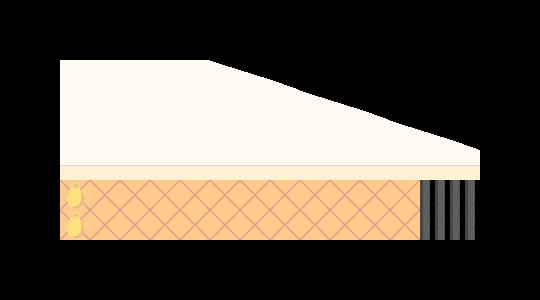

The image is a tile-based game level rendered from a .tmx file. Its description and complete source (layers, tilesets, objects, tile grids) follow:
An orthogonal 18x10 tile map with 30x30 px tiles, 3 tile layers (Camada de Tiles 1, Camada de Tiles 2, Camada de Tiles 3), 7 tilesets and 3 objects (2x 1, 0).

<map version="1.2" tiledversion="1.3.0" orientation="orthogonal" renderorder="left-up" compressionlevel="0" width="18" height="10" tilewidth="30" tileheight="30" infinite="0" nextlayerid="12" nextobjectid="38">
 <properties>
  <property name="CITY" type="int" value="9" />
  <property name="INTERIOR" value="1" />
  <property name="SIGNAL" type="int" value="3" />
 </properties>
 <tileset firstgid="1" source="../Tiles/Files/nature.tsx" />
 <tileset firstgid="50" source="../Tiles/Files/streets.tsx" />
 <tileset firstgid="141" name="buildings" tilewidth="30" tileheight="30" tilecount="48" columns="6">
  <image source="../Tiles/buildings.png" width="180" height="240" />
  <tile id="0">
   <properties>
    <property name="TYPE" value="wall" />
   </properties>
  </tile>
  <tile id="1">
   <properties>
    <property name="TYPE" value="wall" />
   </properties>
  </tile>
  <tile id="2">
   <properties>
    <property name="TYPE" value="wall" />
   </properties>
  </tile>
  <tile id="3">
   <properties>
    <property name="TYPE" value="wall" />
   </properties>
  </tile>
  <tile id="6">
   <properties>
    <property name="TYPE" value="wall" />
   </properties>
  </tile>
  <tile id="7">
   <properties>
    <property name="TYPE" value="wall" />
   </properties>
  </tile>
  <tile id="8">
   <properties>
    <property name="TYPE" value="wall" />
   </properties>
  </tile>
  <tile id="9">
   <properties>
    <property name="TYPE" value="wall" />
   </properties>
  </tile>
  <tile id="10">
   <properties>
    <property name="TYPE" value="wall" />
   </properties>
  </tile>
  <tile id="18">
   <properties>
    <property name="TYPE" value="wall" />
   </properties>
  </tile>
  <tile id="19">
   <properties>
    <property name="TYPE" value="wall" />
   </properties>
  </tile>
  <tile id="24">
   <properties>
    <property name="TYPE" value="wall" />
   </properties>
  </tile>
  <tile id="25">
   <properties>
    <property name="TYPE" value="wall" />
   </properties>
  </tile>
 </tileset>
 <tileset firstgid="189" source="../Tiles/Files/shop.tsx" />
 <tileset firstgid="245" source="../Tiles/Files/interior.tsx" />
 <tileset firstgid="317" source="../Tiles/Files/carpets.tsx" />
 <tileset firstgid="407" source="../Tiles/Files/furniture.tsx" />
 <layer id="1" name="Camada de Tiles 1" width="18" height="10">
  <data encoding="csv">
0,0,0,0,0,0,0,0,0,0,0,0,0,0,0,0,0,0,
0,0,0,0,0,0,0,0,0,0,0,0,0,0,0,0,0,0,
0,0,254,254,254,254,254,254,254,254,0,0,0,0,0,0,0,0,
0,0,254,254,254,254,254,254,254,254,254,254,254,0,0,0,0,0,
0,0,254,254,254,254,254,254,254,254,254,254,254,254,254,254,0,0,
0,0,278,278,278,278,278,278,278,278,278,278,278,278,278,278,0,0,
0,0,289,289,289,289,289,289,289,289,289,289,289,289,273,273,0,0,
0,0,289,289,289,289,289,289,289,289,289,289,289,289,273,273,0,0,
0,0,0,0,0,0,0,0,0,0,0,0,0,0,0,0,0,0,
0,0,0,0,0,0,0,0,0,0,0,0,0,0,0,0,0,0
</data>
 </layer>
 <layer id="3" name="Camada de Tiles 2" width="18" height="10">
  <data encoding="csv">
0,0,0,0,0,0,0,0,0,0,0,0,0,0,0,0,0,0,
0,0,0,0,0,0,0,0,0,0,0,0,0,0,0,0,0,0,
0,0,0,0,0,0,0,301,302,303,0,0,0,0,0,0,0,0,
0,0,0,0,0,0,0,0,0,0,301,302,303,0,0,0,0,0,
0,0,0,0,0,0,0,0,0,0,0,0,0,301,302,303,0,0,
0,0,0,0,0,0,0,0,0,0,0,0,0,0,0,0,0,0,
0,0,411,0,0,0,0,0,0,0,0,0,0,0,0,0,0,0,
0,0,411,0,0,0,0,0,0,0,0,0,0,0,0,0,0,0,
0,0,0,0,0,0,0,0,0,0,0,0,0,0,0,0,0,0,
0,0,0,0,0,0,0,0,0,0,0,0,0,0,0,0,0,0
</data>
 </layer>
 <layer id="5" name="Camada de Tiles 3" width="18" height="10">
  <data encoding="csv">
0,0,0,0,0,0,0,0,0,0,0,0,0,0,0,0,0,0,
0,0,0,0,0,0,0,0,0,0,0,0,0,0,0,0,0,0,
0,0,0,0,0,0,0,0,0,0,0,0,0,0,0,0,0,0,
0,0,0,0,0,0,0,0,0,0,0,0,0,0,0,0,0,0,
0,0,0,0,0,0,0,0,0,0,0,0,0,0,0,0,0,0,
0,0,0,0,0,0,0,0,0,0,0,0,0,0,0,0,0,0,
0,0,0,0,0,0,0,0,0,0,0,0,0,0,0,0,0,0,
0,0,0,0,0,0,0,0,0,0,0,0,0,0,0,0,0,0,
0,0,0,0,0,0,0,0,0,0,0,0,0,0,0,0,0,0,
0,0,0,0,0,0,0,0,0,0,0,0,0,0,0,0,0,0
</data>
 </layer>
 <objectgroup id="11" name="SIGNS" />
 <objectgroup id="10" name="PORTAL">
  <object id="34" name="portal_2" type="1" x="110" y="140" width="24" height="40">
   <properties>
    <property name="MAP" value="hauntedhouse_5" />
    <property name="MATCH" value="1" />
    <property name="PX" type="int" value="130" />
    <property name="PY" type="int" value="280" />
   </properties>
  </object>
  <object id="36" name="portal_1" type="0" x="465.768" y="179.274" width="14.1996" height="60.6897">
   <properties>
    <property name="MAP" value="hauntedhouse_0" />
    <property name="MATCH" value="2" />
    <property name="PX" type="int" value="75" />
    <property name="PY" type="int" value="290" />
   </properties>
  </object>
  <object id="37" name="portal_0" type="1" x="240" y="140" width="24" height="40">
   <properties>
    <property name="MAP" value="hauntedhouse_4" />
    <property name="MATCH" value="0" />
    <property name="PX" type="int" value="280" />
    <property name="PY" type="int" value="190" />
    <property name="TIME" value="key0001" />
   </properties>
  </object>
 </objectgroup>
 <objectgroup id="9" name="VEHICLES" />
 <objectgroup id="7" name="NPC" />
</map>
